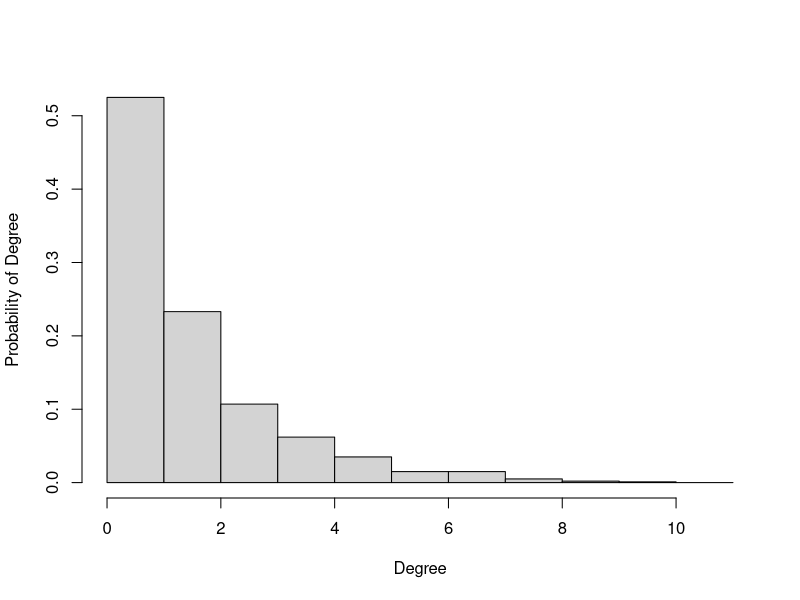

Write R code to recreate this figure.
library("igraph")

#a)
cat("Create a random graph by simulating its evolution...\n")
g_r <- aging.prefatt.game(1000,pa.exp = 1, aging.exp = -1, aging.bin = 1000, directed = FALSE)
g_r_d <- degree_distribution(g_r)
cat("Plot degree distribution...\n")
hist_gr <- hist(degree(g_r), breaks=seq(0, by=1 , length.out=max(degree(g_r))+2),main="",xlab = "Degree",ylab="Probability of Degree",freq=FALSE)

#b)
cat("Fast greedy method to find the community structure...\n")
fc <- fastgreedy.community(g_r)
cat("Modularity= ")
m <- modularity(g_r, membership(fc))
cat(m, '\n')
